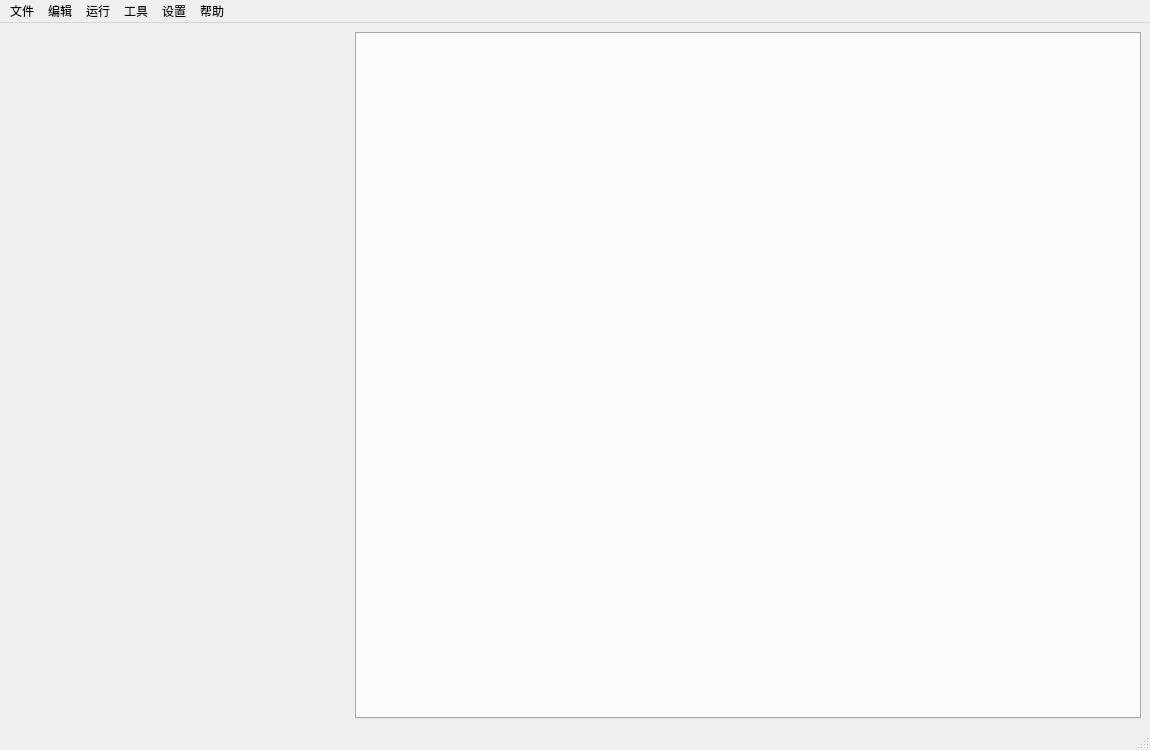
<?xml version="1.0" encoding="UTF-8"?>
<ui version="4.0">
 <class>MainWindow</class>
 <widget class="QMainWindow" name="MainWindow">
  <property name="windowModality">
   <enum>Qt::WindowModal</enum>
  </property>
  <property name="geometry">
   <rect>
    <x>0</x>
    <y>0</y>
    <width>1150</width>
    <height>750</height>
   </rect>
  </property>
  <property name="sizePolicy">
   <sizepolicy hsizetype="Expanding" vsizetype="Expanding">
    <horstretch>0</horstretch>
    <verstretch>0</verstretch>
   </sizepolicy>
  </property>
  <property name="windowTitle">
   <string>MainWindow</string>
  </property>
  <widget class="QWidget" name="centralwidget">
   <layout class="QHBoxLayout" name="horizontalLayout">
    <item>
     <widget class="myTree" name="file_widget" native="true">
      <property name="sizePolicy">
       <sizepolicy hsizetype="Preferred" vsizetype="Expanding">
        <horstretch>0</horstretch>
        <verstretch>0</verstretch>
       </sizepolicy>
      </property>
      <property name="minimumSize">
       <size>
        <width>340</width>
        <height>681</height>
       </size>
      </property>
     </widget>
    </item>
    <item>
     <widget class="QTabWidget" name="tabWidget">
      <property name="currentIndex">
       <number>-1</number>
      </property>
      <property name="tabsClosable">
       <bool>true</bool>
      </property>
     </widget>
    </item>
   </layout>
   <zorder>tabWidget</zorder>
   <zorder>file_widget</zorder>
  </widget>
  <widget class="QMenuBar" name="menubar">
   <property name="geometry">
    <rect>
     <x>0</x>
     <y>0</y>
     <width>1150</width>
     <height>28</height>
    </rect>
   </property>
   <property name="defaultUp">
    <bool>false</bool>
   </property>
   <property name="nativeMenuBar">
    <bool>true</bool>
   </property>
   <widget class="QMenu" name="menu_file">
    <property name="title">
     <string>文件</string>
    </property>
    <addaction name="action_newFile"/>
    <addaction name="action_newFolder"/>
    <addaction name="action_openFile"/>
    <addaction name="action_openFolder"/>
    <addaction name="action_save"/>
    <addaction name="action_saveAs"/>
    <addaction name="action_closeFile"/>
    <addaction name="action_closeDir"/>
    <addaction name="action_exit"/>
   </widget>
   <widget class="QMenu" name="menu_editor">
    <property name="title">
     <string>编辑</string>
    </property>
    <addaction name="action_withdraw"/>
    <addaction name="action_recover"/>
    <addaction name="action_cut"/>
    <addaction name="action_copy"/>
    <addaction name="action_paste"/>
    <addaction name="action_all"/>
   </widget>
   <widget class="QMenu" name="menu_run">
    <property name="title">
     <string>运行</string>
    </property>
    <addaction name="action_compile"/>
    <addaction name="action_run"/>
    <addaction name="action_mutipleRun"/>
   </widget>
   <widget class="QMenu" name="menu_tool">
    <property name="title">
     <string>工具</string>
    </property>
    <addaction name="action_find"/>
    <addaction name="action_replace"/>
    <addaction name="actionFormat"/>
   </widget>
   <widget class="QMenu" name="menu_setting">
    <property name="title">
     <string>设置</string>
    </property>
    <addaction name="action_font"/>
    <addaction name="action_runsetting"/>
   </widget>
   <widget class="QMenu" name="menu_help">
    <property name="title">
     <string>帮助</string>
    </property>
   </widget>
   <addaction name="menu_file"/>
   <addaction name="menu_editor"/>
   <addaction name="menu_run"/>
   <addaction name="menu_tool"/>
   <addaction name="menu_setting"/>
   <addaction name="menu_help"/>
  </widget>
  <widget class="QStatusBar" name="statusbar"/>
  <action name="action_newFile">
   <property name="text">
    <string>新建文件</string>
   </property>
  </action>
  <action name="action_openFile">
   <property name="text">
    <string>打开文件</string>
   </property>
  </action>
  <action name="action_newFolder">
   <property name="text">
    <string>新建文件夹</string>
   </property>
  </action>
  <action name="action_openFolder">
   <property name="text">
    <string>打开文件夹</string>
   </property>
  </action>
  <action name="action_closeFile">
   <property name="text">
    <string>关闭文件</string>
   </property>
  </action>
  <action name="action_exit">
   <property name="text">
    <string>退出</string>
   </property>
  </action>
  <action name="action_withdraw">
   <property name="text">
    <string>撤回</string>
   </property>
   <property name="shortcut">
    <string>Ctrl+Z</string>
   </property>
  </action>
  <action name="action_recover">
   <property name="text">
    <string>恢复</string>
   </property>
   <property name="shortcut">
    <string>Ctrl+Y</string>
   </property>
  </action>
  <action name="action_cut">
   <property name="text">
    <string>剪切</string>
   </property>
   <property name="shortcut">
    <string>Ctrl+X</string>
   </property>
  </action>
  <action name="action_copy">
   <property name="text">
    <string>复制</string>
   </property>
   <property name="shortcut">
    <string>Ctrl+C</string>
   </property>
  </action>
  <action name="action_paste">
   <property name="text">
    <string>粘贴</string>
   </property>
   <property name="shortcut">
    <string>Ctrl+V</string>
   </property>
  </action>
  <action name="action_all">
   <property name="text">
    <string>全选</string>
   </property>
  </action>
  <action name="action_compile">
   <property name="text">
    <string>编译</string>
   </property>
  </action>
  <action name="action_run">
   <property name="text">
    <string>编译运行</string>
   </property>
  </action>
  <action name="action_find">
   <property name="text">
    <string>查找</string>
   </property>
  </action>
  <action name="action_replace">
   <property name="text">
    <string>替换</string>
   </property>
  </action>
  <action name="action_save">
   <property name="text">
    <string>保存文件</string>
   </property>
   <property name="shortcut">
    <string>Ctrl+S</string>
   </property>
  </action>
  <action name="action_saveAs">
   <property name="text">
    <string>另存为</string>
   </property>
  </action>
  <action name="action_font">
   <property name="text">
    <string>字体</string>
   </property>
  </action>
  <action name="action_runsetting">
   <property name="text">
    <string>打开/关闭编译栏</string>
   </property>
  </action>
  <action name="action_mutipleRun">
   <property name="text">
    <string>多文件编译</string>
   </property>
  </action>
  <action name="action_closeDir">
   <property name="text">
    <string>关闭文件夹</string>
   </property>
  </action>
  <action name="actionFormat">
   <property name="text">
    <string>Format</string>
   </property>
  </action>
 </widget>
 <customwidgets>
  <customwidget>
   <class>myTree</class>
   <extends>QWidget</extends>
   <header>mytree.h</header>
   <container>1</container>
  </customwidget>
 </customwidgets>
 <resources/>
 <connections/>
</ui>
